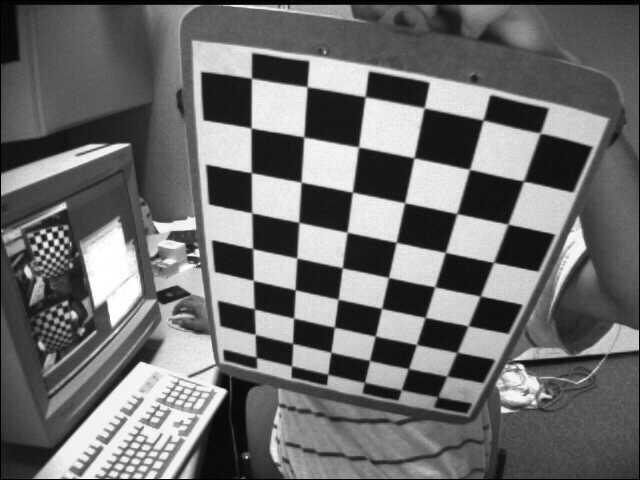
#> input picture data/calibration/left02.jpg, 640 x 480 px, found by its file name
$ python RANSAC_full_pipeline.py
#> lines starting #> are read from the running program, lines starting #| are printed output that depends on the picture
import cv2 as cv
import numpy as np
from pathlib import Path
import matplotlib.pyplot as plt

# --- Paths (adjust as needed) ---
PROJECT_ROOT = Path(__file__).resolve().parents[2]
DATA = PROJECT_ROOT / "data" / "tracking"
IMG1 = DATA / "left02.jpg"
IMG2 = DATA / "left04.jpg"
SAVE_HERE = PROJECT_ROOT / "outputs" / "tracking" / "RANSAC"


def simple_pipeline():
    # 1) Load grayscale images
    im1 = cv.imread(str(IMG1), cv.IMREAD_GRAYSCALE)
#> im1 is the input picture: shape (480, 640); min 0, max 255, mean 109
    im2 = cv.imread(str(IMG2), cv.IMREAD_GRAYSCALE)
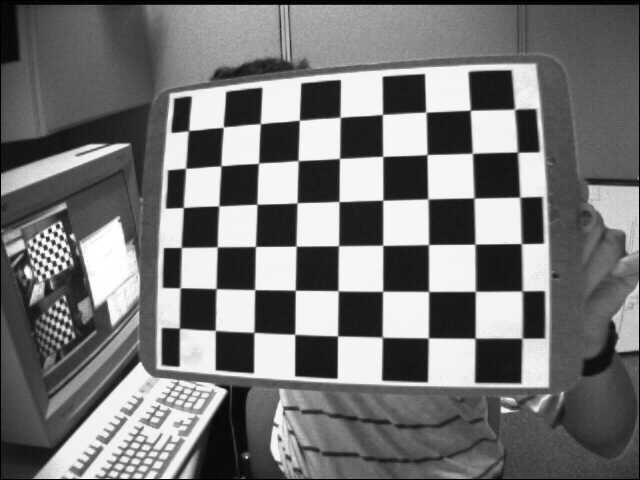
#> input picture data/calibration/left04.jpg, 640 x 480 px, found by its file name
#> im2 is the input picture: shape (480, 640); min 0, max 255, mean 117.8
    assert im1 is not None and im2 is not None, f"Check paths:\n{IMG1}\n{IMG2}"

    # 2) ORB detect + describe (tiny bit tuned for indoor/low contrast)
    orb = cv.ORB_create(nfeatures=3000, fastThreshold=10)
    kp1, des1 = orb.detectAndCompute(im1, None)
#> kp1 = 3000 keypoints; strongest (x, y, size): (364, 143, 92.6), (348, 183, 111.1), (358, 186, 111.1), (351, 150, 111.1)
    kp2, des2 = orb.detectAndCompute(im2, None)
#> kp2 = 3000 keypoints; strongest (x, y, size): (170, 284, 92.6), (227, 161, 92.6), (251, 168, 111.1), (251, 167, 92.6)
    print(f"[ORB] keypoints: img1={len(kp1)}, img2={len(kp2)}")
#| [ORB] keypoints: img1=3000, img2=3000

    # 3) BFMatcher (Hamming) + KNN ratio test (no FLANN to keep it simple)
    bf = cv.BFMatcher(cv.NORM_HAMMING, crossCheck=False)
    knn = bf.knnMatch(des1, des2, k=2)
#> knn = 3000 matches
    ratio = 0.75
    good = [m for m, n in knn if m.distance < ratio * n.distance]
#> good = 345 matches
    print(f"[BF] matches after ratio test: {len(good)}")
#| [BF] matches after ratio test: 345

    # Visualize BEFORE RANSAC
    vis_before = cv.drawMatches(
        im1, kp1, im2, kp2,
        sorted(good, key=lambda x: x.distance)[:80],
        None, flags=cv.DrawMatchesFlags_NOT_DRAW_SINGLE_POINTS)
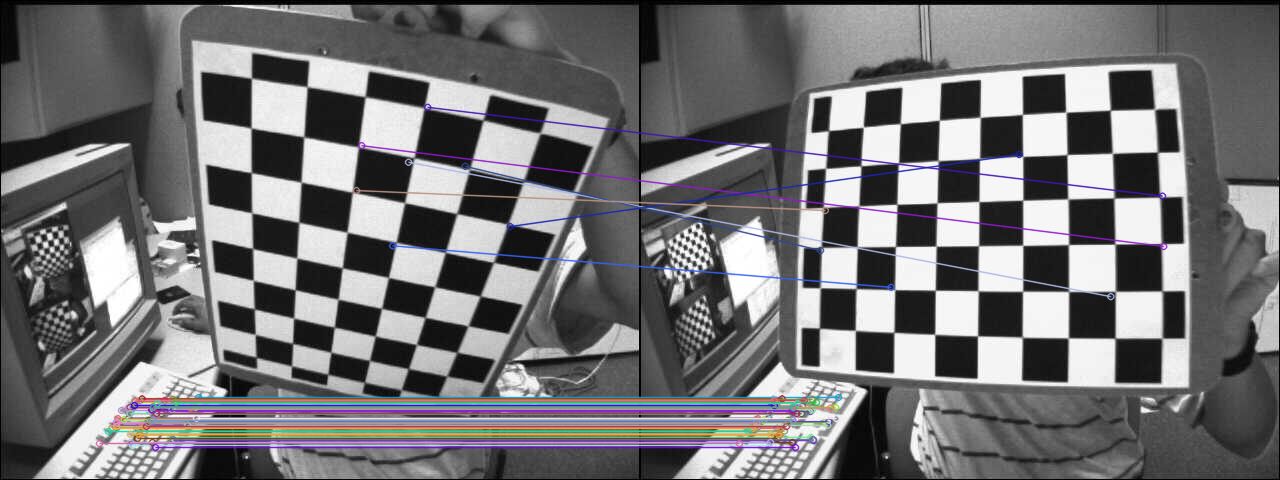
#> vis_before: shape (480, 1280, 3); mean of channels 0, 1, 2 115.6, 113.9, 114.6; drawn as B, G, R
    plt.figure(figsize=(10, 5))
    plt.imshow(vis_before, cmap='gray')
    plt.title("Before RANSAC (ratio test only)")
    plt.axis('off')
    plt.tight_layout()
    plt.savefig(SAVE_HERE / "01_before_ransac.jpg", dpi=160)
    plt.close()

    # 4) RANSAC on Fundamental matrix (no intrinsics needed)
    if len(good) >= 8:
        pts1 = np.float32([kp1[m.queryIdx].pt for m in good])
#> pts1 = 345 pairs, first value 51.6 to 573.1, second value 42 to 448
        pts2 = np.float32([kp2[m.trainIdx].pt for m in good])
#> pts2 = 345 pairs, first value 48 to 545.4, second value 70.5 to 448

        F, mask = cv.findFundamentalMat(pts1, pts2, cv.FM_RANSAC, ransacReprojThreshold=1.0, confidence=0.999)
#> F = [[5.51e-18, -0.000218, -0.0529], [0.000218, 1.94e-17, -0.175], [0.0529, 0.175, 4.89e-12]]; mask = 345 values, max 1 at index 0, min 0 at index 15, mean 0.678
        inliers = mask.ravel().astype(bool) if mask is not None else np.zeros(len(good), bool)
        good_in = [m for m, keep in zip(good, inliers) if keep]
#> good_in = 234 matches
        print(f"[RANSAC] inliers: {inliers.sum()} / {len(good)}  (ratio {inliers.mean():.2f})")
#| [RANSAC] inliers: 234 / 345  (ratio 0.68)
    else:
        good_in, pts1, pts2 = [], [], []
        print("[RANSAC] skipped (not enough matches)")

    # Visualize AFTER RANSAC
    vis_after = cv.drawMatches(
        im1, kp1, im2, kp2,
        sorted(good_in, key=lambda x: x.distance)[:80],
        None, flags=cv.DrawMatchesFlags_NOT_DRAW_SINGLE_POINTS)
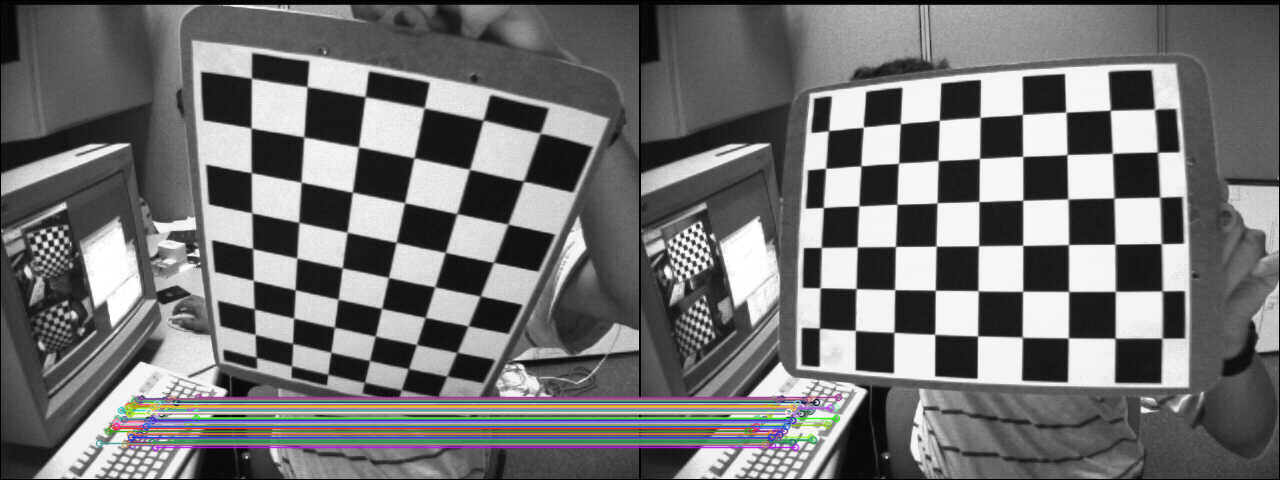
#> vis_after: shape (480, 1280, 3); mean of channels 0, 1, 2 114.4, 114.1, 114.2; drawn as B, G, R
    plt.figure(figsize=(10, 5))
    plt.imshow(vis_after, cmap='gray')
    plt.title("After RANSAC (geometrically consistent)")
    plt.axis('off')
    plt.tight_layout()
    plt.savefig(SAVE_HERE / "02_after_ransac.jpg", dpi=160)
    plt.close()

    # Return clean correspondences for pose/triangulation next
    pts1_final = np.float32([kp1[m.queryIdx].pt for m in good_in]) if len(good_in) else np.empty((0, 2), np.float32)
#> pts1_final = 234 pairs, first value 51.6 to 573.1, second value 125.4 to 448
    pts2_final = np.float32([kp2[m.trainIdx].pt for m in good_in]) if len(good_in) else np.empty((0, 2), np.float32)
#> pts2_final = 234 pairs, first value 48 to 522.5, second value 144 to 448
    return dict(img1=im1, img2=im2, kp1=kp1, kp2=kp2, matches=good_in,
                pts1=pts1_final, pts2=pts2_final)


if __name__ == "__main__":
    out = simple_pipeline()
#> out = 7 items
    print(f"Final correspondences for next stage: {len(out['matches'])}")
#| Final correspondences for next stage: 234
